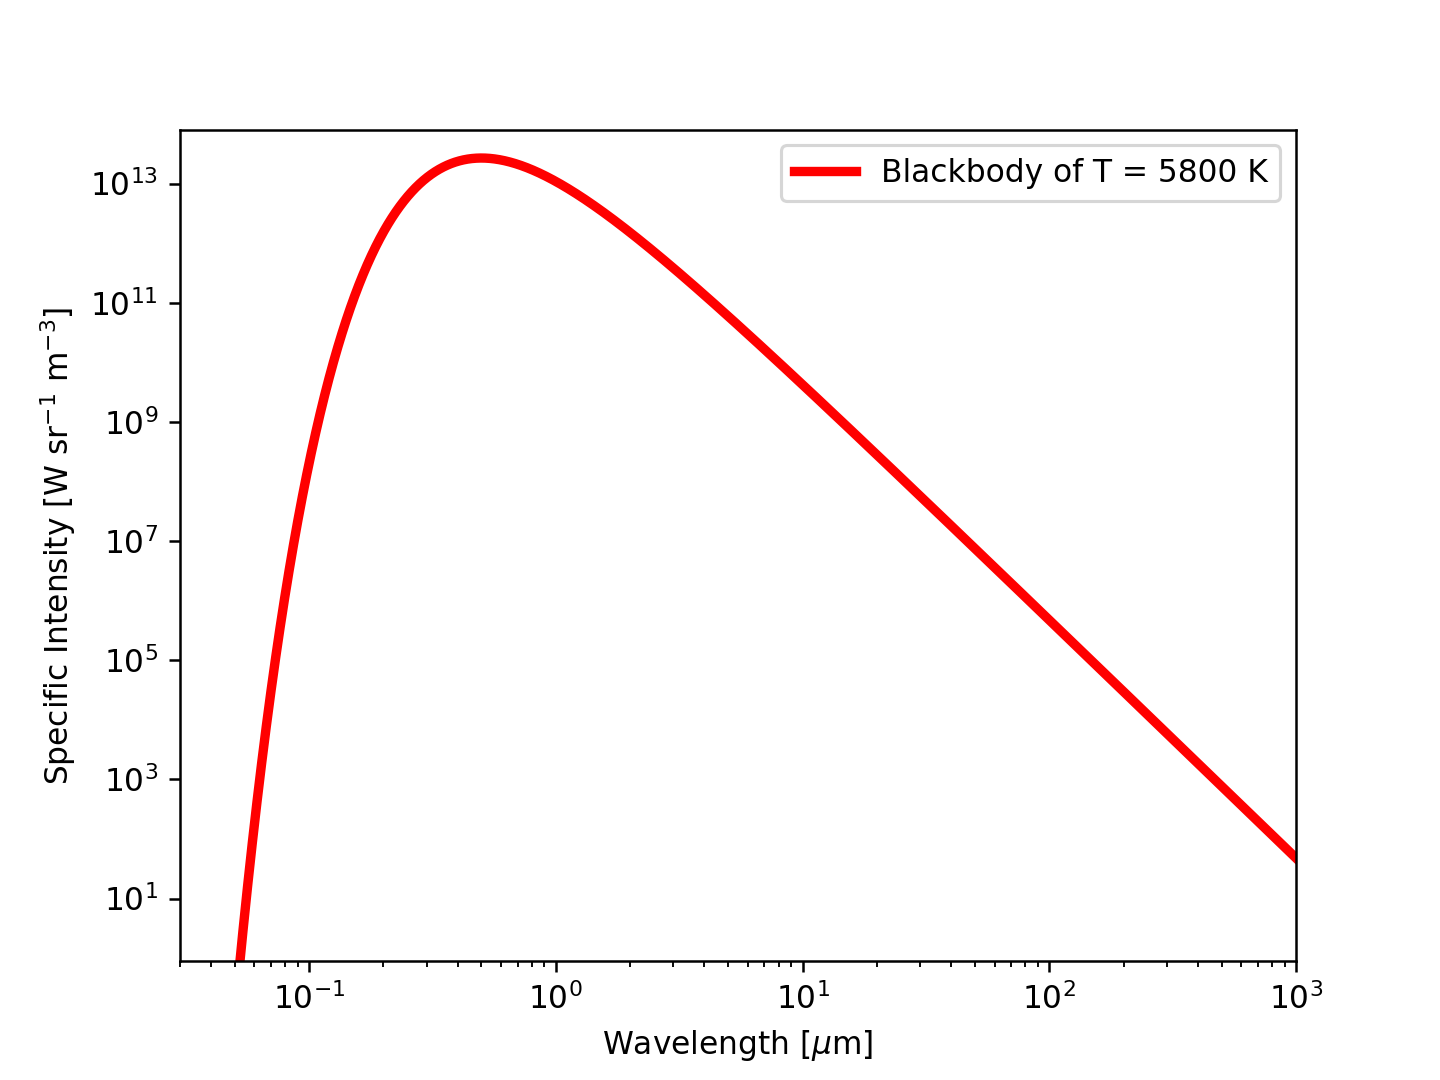

Write the Python code that produced this figure.
#!/usr/pkg/bin/python3.9

#
# Time-stamp: <2022/11/11 13:26:57 (CST) daisuke>
#

# importing numpy module
import numpy

# importing scipy module
import scipy.constants

# importing matplotlib module
import matplotlib.figure
import matplotlib.backends.backend_agg

# output file name
file_output = 'ai202209_s09_00_05.png'

#
# function to calculate blackbody curve
#
def bb_lambda (wavelength, T):
    # speed of light
    c = scipy.constants.physical_constants['speed of light in vacuum']

    # Planck constant
    h = scipy.constants.physical_constants['Planck constant']

    # Boltzmann constant
    k = scipy.constants.physical_constants['Boltzmann constant']

    # calculation of Planck function
    blackbody = 2.0 * h[0] * c[0]**2 / wavelength**5 \
        / (numpy.exp (h[0] * c[0] / (wavelength * k[0] * T) ) - 1.0 )

    # returning blackbody curve
    return (blackbody)

# temperature of blackbody
T = 5800.0

# printing temperature of blackbody
print (f'Temperature:')
print (f'  T = {T} K')

# range of wavelength (from 10**-8 m = 10 nm to 10**-3 m = 1 mm)
wavelength_min = -8.0
wavelength_max = -3.0

# wavelength in metre
wavelength = numpy.logspace (wavelength_min, wavelength_max, num=5001)

# T = 5800 K blackbody spectrum
bb_5800 = bb_lambda (wavelength, T)

# printing Planck function
print (f'Wavelength:')
print (f'{wavelength}')
print (f'Planck function:')
print (f'{bb_5800}')

# making objects "fig", "canvas", and "ax"
fig    = matplotlib.figure.Figure ()
canvas = matplotlib.backends.backend_agg.FigureCanvasAgg (fig)
ax     = fig.add_subplot (111)

# labels
ax.set_xlabel ('Wavelength [$\mu$m]')
ax.set_ylabel ('Specific Intensity [W sr$^{-1}$ m$^{-3}$]')

# axes
ax.set_xscale ('log')
ax.set_yscale ('log')
ax.set_xlim (0.03, 1000.0)
ax.set_ylim (None, bb_5800.max () * 3)

# plotting data
ax.plot (wavelength * 10**6, bb_5800, linestyle='-', color='r', \
         linewidth=3, label='Blackbody of T = 5800 K')
ax.legend ()

# saving the plot into a file
fig.savefig (file_output, dpi=225)
